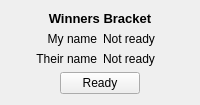
             <widget class="QWidget" name="page_4">
              <layout class="QVBoxLayout" name="verticalLayout_10">
               <item>
                <widget class="QLabel" name="uiTmLblRound">
                 <property name="font">
                  <font>
                   <pointsize>10</pointsize>
                   <weight>75</weight>
                   <bold>true</bold>
                  </font>
                 </property>
                 <property name="text">
                  <string>Winners Bracket</string>
                 </property>
                 <property name="alignment">
                  <set>Qt::AlignCenter</set>
                 </property>
                </widget>
               </item>
               <item>
                <layout class="QHBoxLayout" name="horizontalLayout_11">
                 <item>
                  <widget class="QLabel" name="uiTmLblMe">
                   <property name="text">
                    <string>My name</string>
                   </property>
                   <property name="alignment">
                    <set>Qt::AlignRight|Qt::AlignTrailing|Qt::AlignVCenter</set>
                   </property>
                  </widget>
                 </item>
                 <item>
                  <widget class="QLabel" name="uiTmLblReadyMe">
                   <property name="text">
                    <string>Not ready</string>
                   </property>
                  </widget>
                 </item>
                </layout>
               </item>
               <item>
                <layout class="QHBoxLayout" name="horizontalLayout_12">
                 <item>
                  <widget class="QLabel" name="uiTmLblOpp">
                   <property name="text">
                    <string>Their name</string>
                   </property>
                   <property name="alignment">
                    <set>Qt::AlignRight|Qt::AlignTrailing|Qt::AlignVCenter</set>
                   </property>
                  </widget>
                 </item>
                 <item>
                  <widget class="QLabel" name="uiTmLblReadyOpp">
                   <property name="text">
                    <string>Not ready</string>
                   </property>
                  </widget>
                 </item>
                </layout>
               </item>
               <item>
                <layout class="QHBoxLayout" name="horizontalLayout_13">
                 <item>
                  <spacer name="horizontalSpacer_8">
                   <property name="orientation">
                    <enum>Qt::Horizontal</enum>
                   </property>
                   <property name="sizeHint" stdset="0">
                    <size>
                     <width>40</width>
                     <height>20</height>
                    </size>
                   </property>
                  </spacer>
                 </item>
                 <item>
                  <widget class="QPushButton" name="uiTmBtnReady">
                   <property name="text">
                    <string>Ready</string>
                   </property>
                  </widget>
                 </item>
                 <item>
                  <spacer name="horizontalSpacer_7">
                   <property name="orientation">
                    <enum>Qt::Horizontal</enum>
                   </property>
                   <property name="sizeHint" stdset="0">
                    <size>
                     <width>40</width>
                     <height>20</height>
                    </size>
                   </property>
                  </spacer>
                 </item>
                </layout>
               </item>
              </layout>
             </widget>
